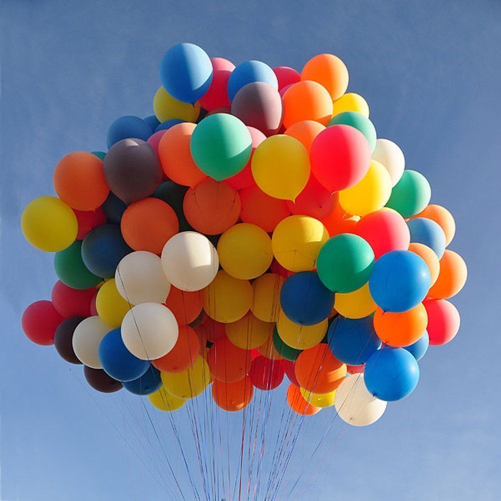
#> input picture ballon.png, 1001 x 1001 px (shown at 1/2 size)
$ python cropping.py --image ballon.png
#> lines starting #> are read from the running program, lines starting #| are printed output that depends on the picture
import numpy as np
import argparse
import cv2

ap = argparse.ArgumentParser()
ap.add_argument("-i", "--image", required = True, help = "Path to the image")
args = vars(ap.parse_args())

image = cv2.imread(args["image"])
#> image is the input picture: shape (1001, 1001, 3); mean B, G, R 132.2, 121.1, 126.7
cv2.imshow("Original", image)

cropped = image[30:500 , 40:350]
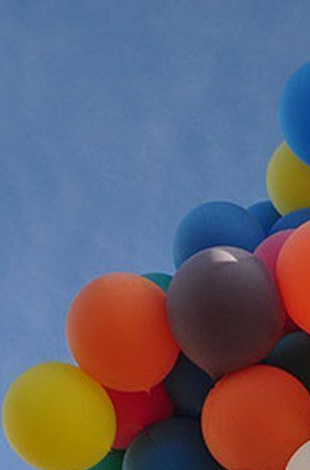
#> cropped: shape (470, 310, 3); mean B, G, R 113.1, 98.1, 101.8
cv2.imshow("T-Rex Face", cropped)
cv2.waitKey(0)
